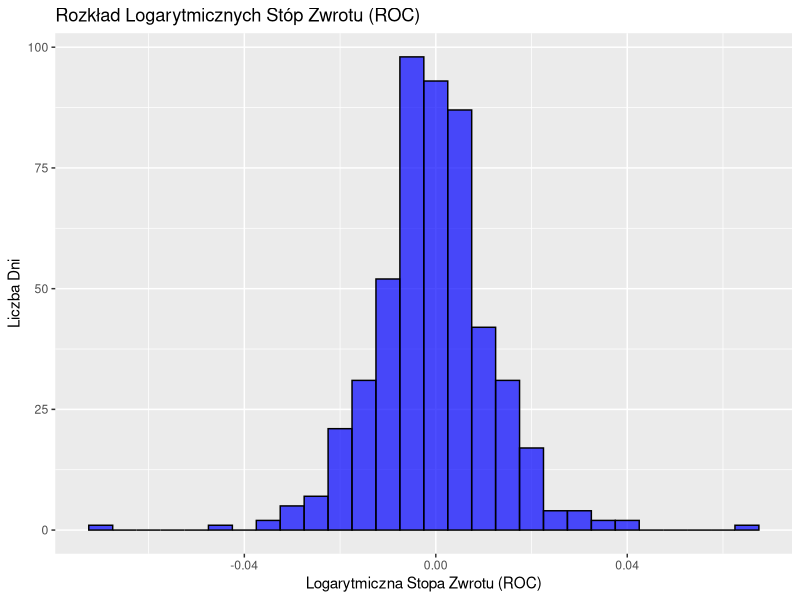
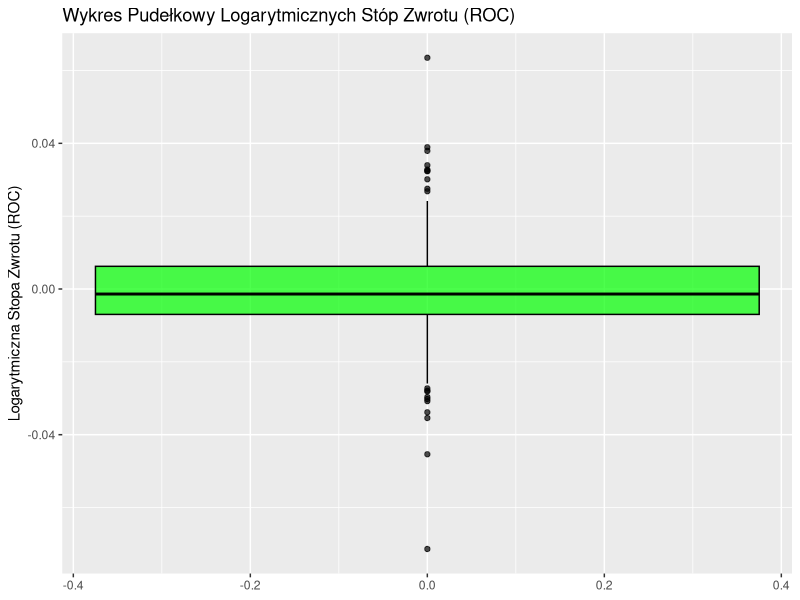
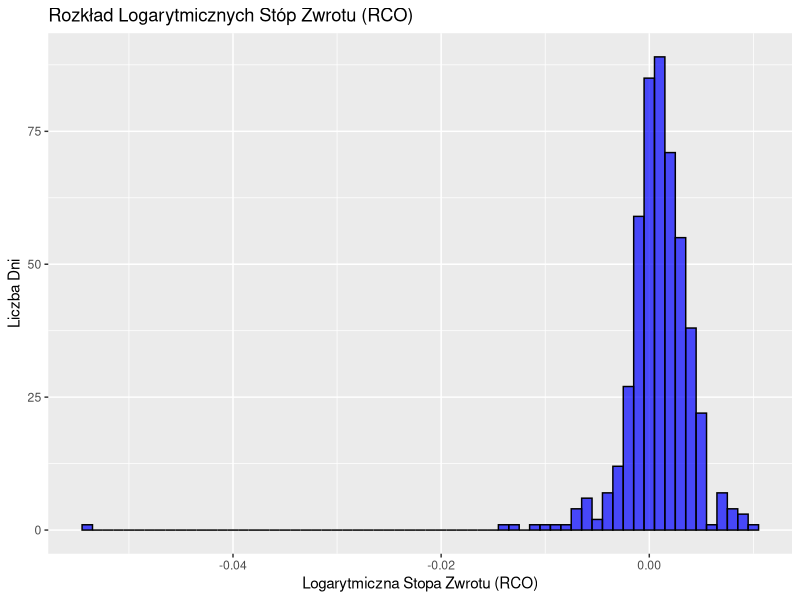
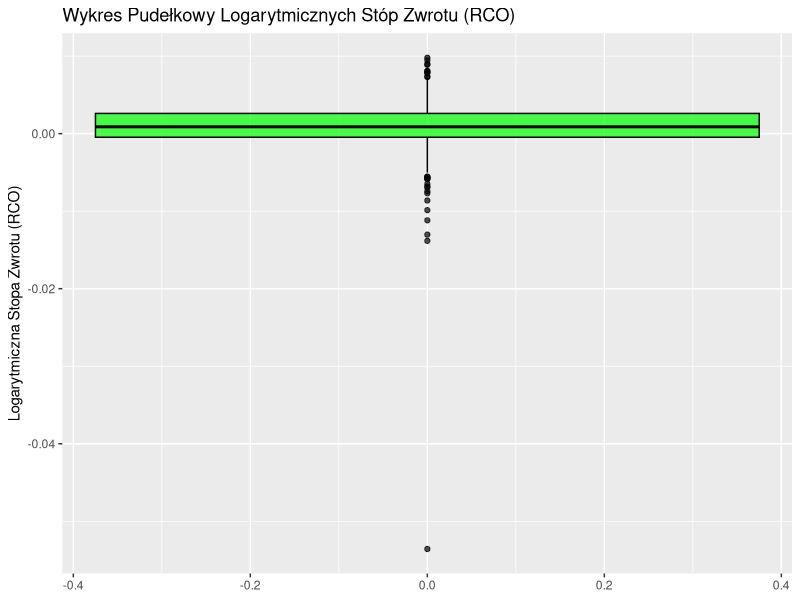
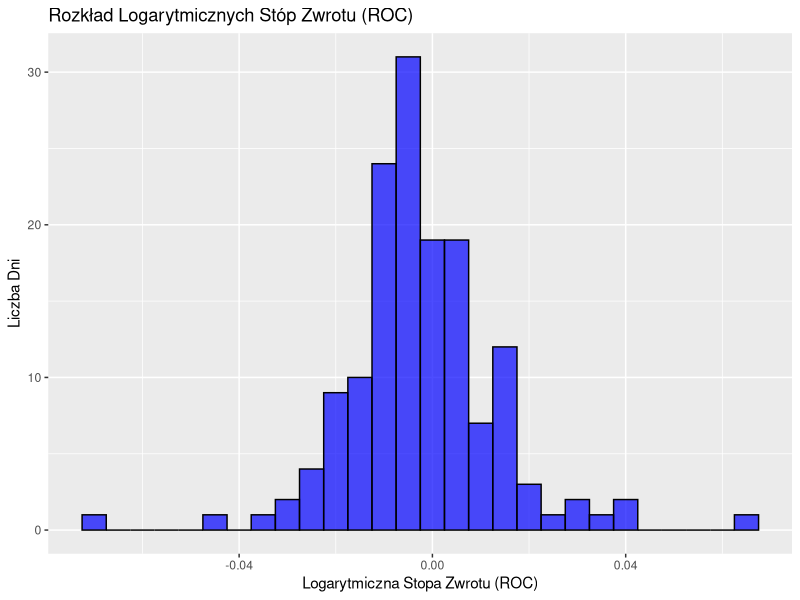
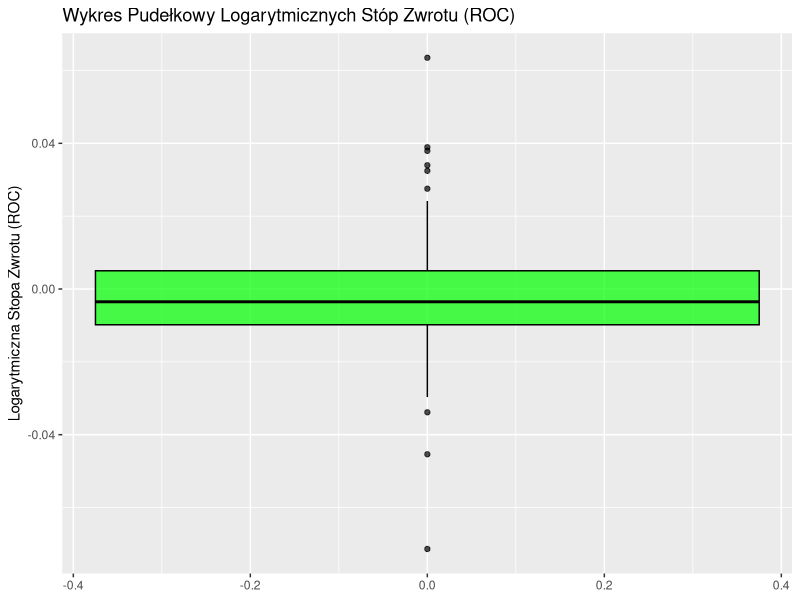
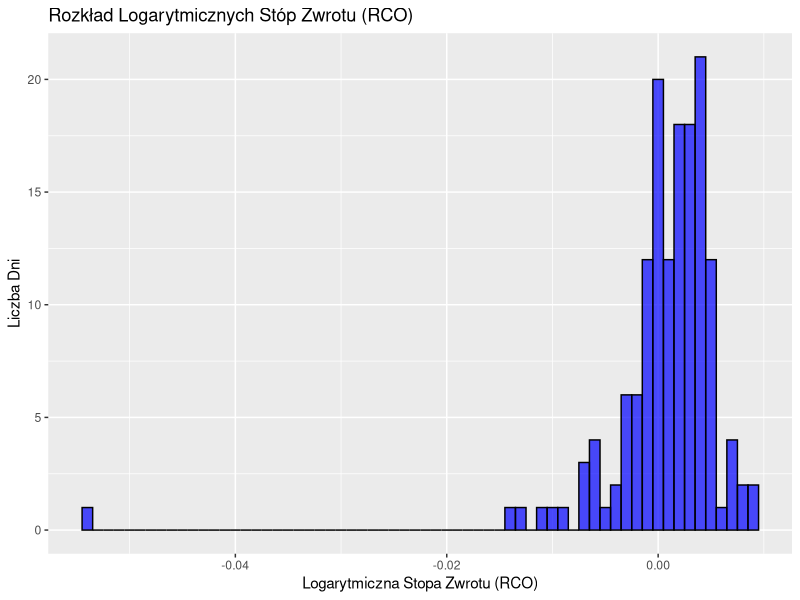
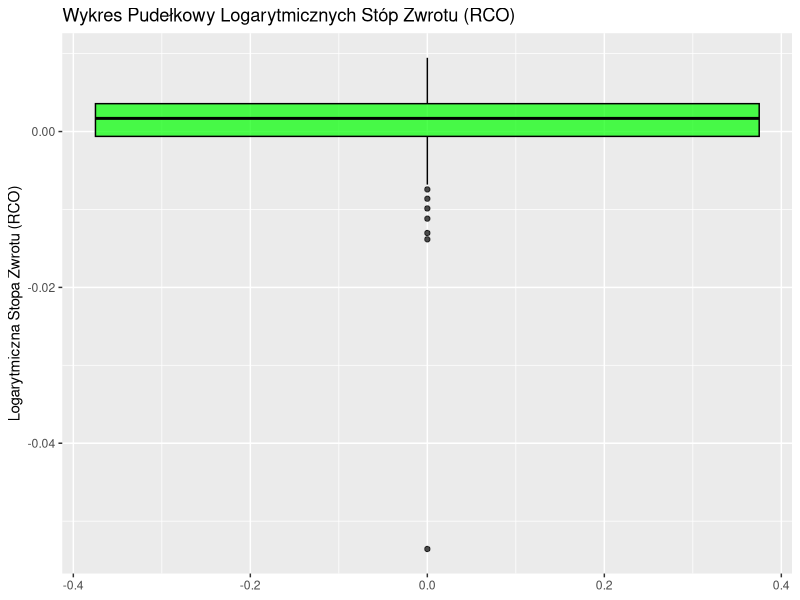

Generate these figures, in order, with R:
## ---- chunk 1
library(dplyr)
library(ggplot2)
library(psych)
library(stats)
## ---- chunk 2
dane <- read.csv("mwig40_d.csv") 
## ---- chunk 3
dane <- dane%>%
  arrange(dane)
## ---- chunk 4
dane$RCO[1:501] <- log(dane$Otwarcie[2:501]) - log(dane$Zamkniecie[1:500]) 
dane$RCO[501] = NA
## ---- chunk 5
dane$ROC <-log(dane$Zamkniecie)  - log(dane$Otwarcie) 
## ---- chunk 6
describe(dane$ROC)
## ---- chunk 7
describe(dane$RCO)
## ---- chunk 8
ggplot(dane, aes(x = ROC)) +
  geom_histogram(binwidth = 0.005, fill = "blue", color = "black", alpha = 0.7) +
  labs(title = "Rozkład Logarytmicznych Stóp Zwrotu (ROC)",
       x = "Logarytmiczna Stopa Zwrotu (ROC)",
       y = "Liczba Dni")
## ---- chunk 9
ggplot(dane, aes(y = ROC)) +
  geom_boxplot(fill = "green", color = "black", alpha = 0.7) +
  labs(title = "Wykres Pudełkowy Logarytmicznych Stóp Zwrotu (ROC)",
       y = "Logarytmiczna Stopa Zwrotu (ROC)")
## ---- chunk 10
ggplot(dane, aes(x = RCO)) +
  geom_histogram(binwidth = 0.001, fill = "blue", color = "black", alpha = 0.7) +
  labs(title = "Rozkład Logarytmicznych Stóp Zwrotu (RCO)",
       x = "Logarytmiczna Stopa Zwrotu (RCO)",
       y = "Liczba Dni")
## ---- chunk 11
ggplot(dane, aes(y = RCO)) +
  geom_boxplot(fill = "green", color = "black", alpha = 0.7) +
  labs(title = "Wykres Pudełkowy Logarytmicznych Stóp Zwrotu (RCO)",
       y = "Logarytmiczna Stopa Zwrotu (RCO)")
## ---- chunk 12
t.test(dane$RCO, dane$ROC)
## ---- chunk 13
shapiro.test(dane$RCO) 
shapiro.test(dane$ROC) 
## ---- chunk 14
var.test(dane$ROC, dane$RCO)
## ---- chunk 15
ks.test(dane$ROC, dane$RCO)
## ---- chunk 16
probka = data.frame(RCO = dane$RCO[1:150], ROC = dane$ROC[1:150])
probka$RCO = dane$RCO[1:150]
probka$ROC = dane$ROC[1:150]
## ---- chunk 17
describe(probka$ROC)
## ---- chunk 18
describe(probka$RCO)
## ---- chunk 19
ggplot(probka, aes(x = ROC)) +
  geom_histogram(binwidth = 0.005, fill = "blue", color = "black", alpha = 0.7) +
  labs(title = "Rozkład Logarytmicznych Stóp Zwrotu (ROC)",
       x = "Logarytmiczna Stopa Zwrotu (ROC)",
       y = "Liczba Dni")
## ---- chunk 20
ggplot(probka, aes(y = ROC)) +
  geom_boxplot(fill = "green", color = "black", alpha = 0.7) +
  labs(title = "Wykres Pudełkowy Logarytmicznych Stóp Zwrotu (ROC)",
       y = "Logarytmiczna Stopa Zwrotu (ROC)")
## ---- chunk 21
ggplot(probka, aes(x = RCO)) +
  geom_histogram(binwidth = 0.001, fill = "blue", color = "black", alpha = 0.7) +
  labs(title = "Rozkład Logarytmicznych Stóp Zwrotu (RCO)",
       x = "Logarytmiczna Stopa Zwrotu (RCO)",
       y = "Liczba Dni")
## ---- chunk 22
ggplot(probka, aes(y = RCO)) +
  geom_boxplot(fill = "green", color = "black", alpha = 0.7) +
  labs(title = "Wykres Pudełkowy Logarytmicznych Stóp Zwrotu (RCO)",
       y = "Logarytmiczna Stopa Zwrotu (RCO)")
## ---- chunk 23
t.test(probka$RCO, probka$ROC)
## ---- chunk 24
shapiro.test(probka$RCO) 
shapiro.test(probka$ROC) 
## ---- chunk 25
var.test(probka$ROC, probka$RCO)
## ---- chunk 26
ks.test(probka$ROC, probka$RCO)
